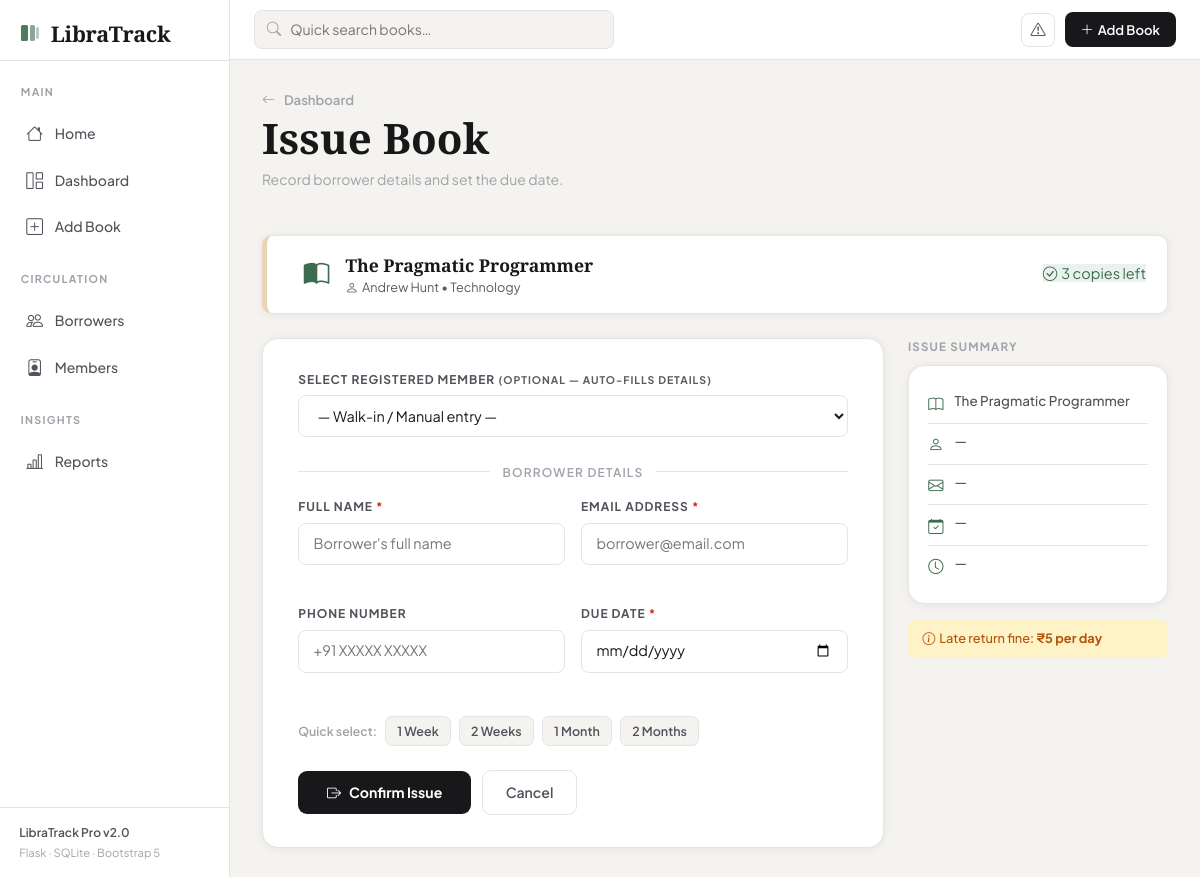
/borrow/1, run on the app's committed database.
### tables this page shows
CREATE TABLE books (
                id            INTEGER PRIMARY KEY AUTOINCREMENT,
                title         TEXT    NOT NULL,
                author        TEXT    NOT NULL,
                genre         TEXT    NOT NULL,
                isbn          TEXT,
                publisher     TEXT,
                year          INTEGER,
                total_copies  INTEGER NOT NULL DEFAULT 1,
                available     INTEGER NOT NULL DEFAULT 1,
                cover_color   TEXT    DEFAULT '#c8dfc8',
                description   TEXT,
                rating        REAL    DEFAULT 0,
                rating_count  INTEGER DEFAULT 0,
                added_on      TEXT    NOT NULL
            );

### app.py (the view, shortened to what this page needs)
@app.route('/borrow/<int:bid>', methods=['GET','POST'])
def borrow(bid):
    with db() as c:
        book = c.execute("SELECT * FROM books WHERE id=?", (bid,)).fetchone()
        members = c.execute("SELECT * FROM members WHERE active=1 ORDER BY name").fetchall()
    if not book: flash('Book not found.','error'); return redirect(url_for('index'))
    return render_template('borrow.html', book=book, members=members, form_data={})

### app.py (called while the page is built)
def db():
    c = sqlite3.connect(DB)
    c.row_factory = sqlite3.Row
    return c

### templates/borrow.html (shortened to what this page needs)
{% extends "base.html" %}
{% block content %}
<div class="dash-header">
  <div>
    <a href="{{ url_for('index') }}" class="back-link"><i class="bi bi-arrow-left me-1"></i>Dashboard</a>
    <h1 class="page-title mt-1">Issue Book</h1>
    <p class="page-sub">Record borrower details and set the due date.</p>
  </div>
</div>
<div class="book-strip" style="--spine: {{ book.cover_color }}">
  <div class="bs-icon"><i class="bi bi-book-half"></i></div>
  <div class="bs-info">
    <div class="bs-title">{{ book.title }}</div>
    <div class="bs-author text-muted small"><i class="bi bi-person me-1"></i>{{ book.author }} &bull; {{ book.genre }}</div>
  </div>
  <div class="bs-avail">
    <span class="avail-badge av-yes"><i class="bi bi-check-circle me-1"></i>{{ book.available }} cop{% if book.available!=1 %}ies{% else %}y{% endif %} left</span>
  </div>
</div>
<div class="form-layout">
  <div class="form-main">
    <div class="form-card">
      <form id="borrow-form" method="POST" novalidate>
        {% if members %}
        <div class="form-group mb-4">
          <label class="fl">Select Registered Member <span class="text-muted small">(optional — auto-fills details)</span></label>
          <select name="member_id" id="member-select" class="fi">
            <option value="">— Walk-in / Manual entry —</option>
          </select>
        </div>
        <div class="member-divider"><span>Borrower Details</span></div>
        {% endif %}
        <div class="form-row-2">
          <div class="form-group">
            <label class="fl">Full Name <span class="req">*</span></label>
            <input type="text" name="name" id="b-name" class="fi" placeholder="Borrower's full name" value="{{ form_data.get('name','') }}">
            <div class="ferr" id="err-name"></div>
          </div>
          <div class="form-group">
            <label class="fl">Email Address <span class="req">*</span></label>
            <input type="email" name="email" id="b-email" class="fi" placeholder="borrower@email.com" value="{{ form_data.get('email','') }}">
            <div class="ferr" id="err-email"></div>
          </div>
        </div>
        <div class="form-row-2">
          <div class="form-group">
            <label class="fl">Phone Number</label>
            <input type="tel" name="phone" id="b-phone" class="fi" placeholder="+91 XXXXX XXXXX" value="{{ form_data.get('phone','') }}">
          </div>
          <div class="form-group">
            <label class="fl">Due Date <span class="req">*</span></label>
            <input type="date" name="due_date" id="b-due" class="fi" value="{{ form_data.get('due_date','') }}">
            <div class="ferr" id="err-due"></div>
          </div>
        </div>
        <div class="duration-shortcuts">
          <span class="ds-label">Quick select:</span>
          <button type="button" class="ds-btn" data-days="7">1 Week</button>
          <button type="button" class="ds-btn" data-days="14">2 Weeks</button>
          <button type="button" class="ds-btn" data-days="30">1 Month</button>
          <button type="button" class="ds-btn" data-days="60">2 Months</button>
        </div>
        <div class="form-actions mt-4">
          <button type="submit" class="btn-submit"><i class="bi bi-box-arrow-right me-2"></i>Confirm Issue</button>
          <a href="{{ url_for('index') }}" class="btn-cancel">Cancel</a>
        </div>
      </form>
    </div>
  </div>
  <div class="form-preview">
    <div class="preview-label">Issue Summary</div>
    <div class="issue-summary-card">
      <div class="is-row"><i class="bi bi-book"></i><span id="sum-title">{{ book.title }}</span></div>
      <div class="is-row"><i class="bi bi-person"></i><span id="sum-name">—</span></div>
      <div class="is-row"><i class="bi bi-envelope"></i><span id="sum-email">—</span></div>
      <div class="is-row"><i class="bi bi-calendar-check"></i><span id="sum-due">—</span></div>
      <div class="is-row"><i class="bi bi-clock"></i><span id="sum-days">—</span></div>
    </div>
    <div class="fine-note mt-3"><i class="bi bi-info-circle me-1"></i>Late return fine: <strong>₹5 per day</strong></div>
  </div>
</div>
{% endblock %}

### data on the page
books: title "The Pragmatic Programmer", author "Andrew Hunt", genre "Technology", available "3"
